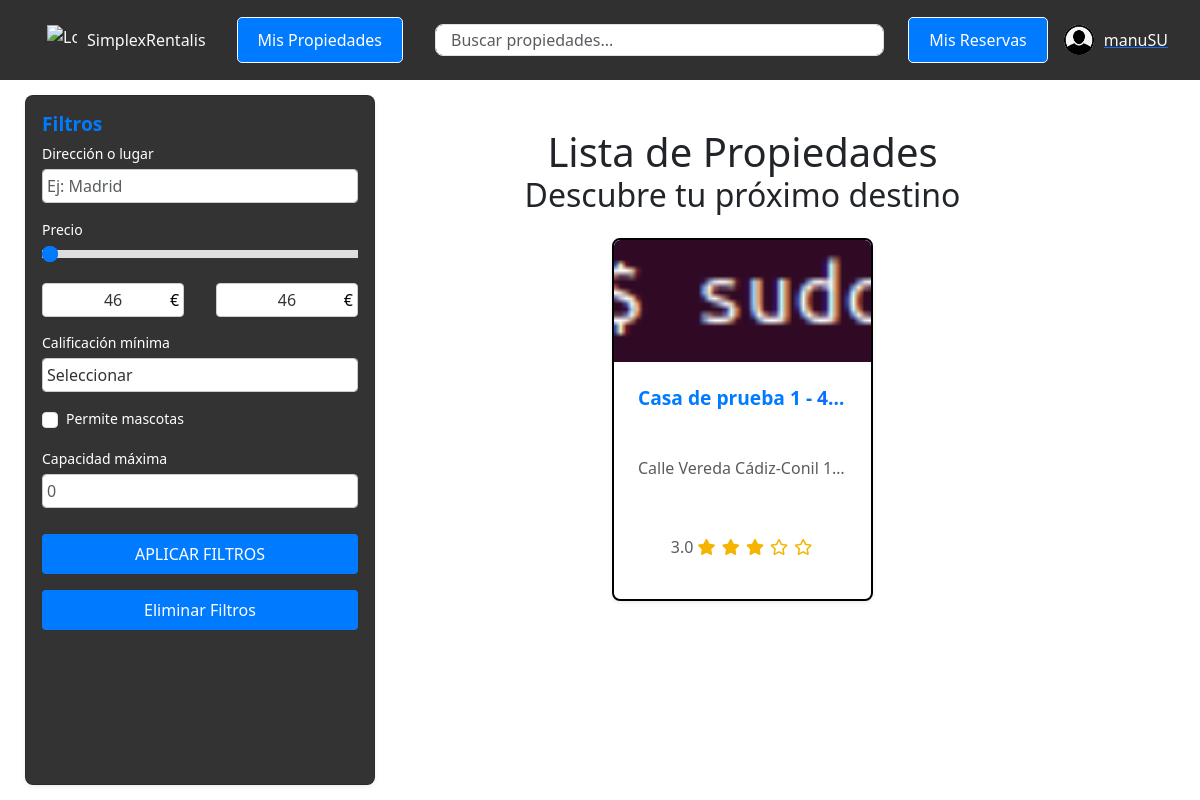
Page /propiedades/ (signed in) on the committed database.
### SimplexRentalisAPP/models.py (models this page shows, shortened)
class User(AbstractUser):
    email = models.EmailField(unique=True, max_length=254)
    telefono = models.CharField(unique=True, max_length=15, blank=True, null=True)
    fecha_nacimiento = models.DateField(null=True, blank=True)
    genero = models.CharField(
        max_length=10,
        choices=[('masculino', 'Masculino'), ('femenino', 'Femenino'), ('otro', 'Otro')],
        blank=True,
        null=True
    )
    identidad_usuario = models.OneToOneField(
        'IdentidadUsuario',
        on_delete=models.SET_NULL,
        null=True,
        blank=True,
        related_name='usuario_asociado'
    )
    avatar = models.ImageField(
        upload_to='avatars/',
        null=True,
        blank=True,
        default='defaults/default_avatar.png'
    )
    es_propietario = models.BooleanField(default=False)
    ultimo_acceso = models.DateTimeField(null=True, blank=True)
    groups = models.ManyToManyField(
        'auth.Group',
        related_name='custom_user_groups',
        blank=True
    )
    user_permissions = models.ManyToManyField(
        'auth.Permission',
        related_name='custom_user_permissions',
        blank=True
    )

class Propiedades(models.Model):
    id = models.AutoField(primary_key=True)
    nombre = models.CharField(max_length=100, blank=False, null=False)
    descripcion = models.TextField(max_length=3000, blank=True, null=True)
    direccion = models.ForeignKey('Direcciones', on_delete=models.CASCADE, related_name='propiedades')
    precio_noche = MoneyField(max_digits=10, decimal_places=2, blank=False, null=False, default_currency='EUR')
    propietario = models.ForeignKey('User', on_delete=models.CASCADE, related_name='propiedades', blank=False, null=False)
    calificacion = models.DecimalField(
        default=3.0,
        blank=False,
        null=False,
        max_digits=3,
        validators=[MinValueValidator(1), MaxValueValidator(5)],
        decimal_places=1
    )
    permite_mascotas = models.BooleanField(default=False)
    en_mantenimiento = models.BooleanField(default=False)
    capacidad_maxima = models.IntegerField(default=1, blank=False, null=False)
    cantidad_banos = models.IntegerField(default=1, blank=False, null=False)
    cantidad_dormitorios = models.IntegerField(default=1, blank=False, null=False)
    galeria = models.ForeignKey('Galeria', on_delete=models.CASCADE, related_name='propiedades_galeria', blank=True, null=True)
    class Meta:
        constraints = [
            models.UniqueConstraint(fields=['direccion', 'propietario'], name='unique_direccion_propietario')
        ]

class Direcciones(models.Model):
    id = models.AutoField(primary_key=True)  # Campo id declarado explícitamente
    calle = models.CharField(max_length=255)
    numero_casa = models.CharField(max_length=20, blank=False, null=False)
    numero_puerta = models.CharField(max_length=20, blank=True, null=True)
    codigo_postal = models.CharField(max_length=20, blank=False, null=False)
    ciudad = models.CharField(max_length=100)
    co_autonoma = models.CharField(max_length=100)
    provincia = models.CharField(max_length=100)
    pais = models.CharField(max_length=100)
    latitud = models.FloatField(null=True, blank=True)
    longitud = models.FloatField(null=True, blank=True)
    def __str__(self):
        return f"{self.calle} {self.numero_casa}, {self.ciudad}"

### SimplexRentalisAPP/views.py (the view)
# urls.py: path('propiedades/', views.propiedades, name='propiedades'),
def propiedades(request):
    query = request.GET.get('q')
    direccion = request.GET.get('direccion')
    precio_min = request.GET.get('precio_min')
    precio_max = request.GET.get('precio_max')
    calificacion = request.GET.get('calificacion')
    permite_mascotas = request.GET.get('permite_mascotas')
    capacidad_maxima = request.GET.get('capacidad_maxima')
    precio_minimo = Propiedades.objects.aggregate(min_precio=Min('precio_noche'))['min_precio'] or 0
    precio_maximo = Propiedades.objects.aggregate(max_precio=Max('precio_noche'))['max_precio'] or 10000
    form = FiltroPropiedadesForm(request.GET)
    propiedades = Propiedades.objects.prefetch_related('gallery_images').filter(en_mantenimiento=False)
    if query:
        propiedades = propiedades.filter(
            Q(nombre__icontains=query) | Q(direccion__icontains=query)
        )
    if form.is_valid():
        if direccion:
            propiedades = propiedades.filter(direccion__icontains=direccion)
        if precio_min:
            propiedades = propiedades.filter(precio_noche__gte=precio_min)
        if precio_max:
            propiedades = propiedades.filter(precio_noche__lte=precio_max)
        if calificacion:
            propiedades = propiedades.filter(calificacion__gte=int(calificacion))
        if permite_mascotas:
            propiedades = propiedades.filter(permite_mascotas=(permite_mascotas == 'True'))
        if capacidad_maxima:
            propiedades = propiedades.filter(capacidad_maxima__gte=capacidad_maxima)  # Usar `gte` para capacidad máxima
    for propiedad in propiedades:
        portada = propiedad.gallery_images.filter(portada=True).order_by('id').first()
        if not portada:
            portada = propiedad.gallery_images.order_by('id').first()
        propiedad.portada = portada.imagen.url if portada else "/static/images/default_property.jpg"
    if 'precio_max' not in request.GET:
        form.fields['precio_max'].initial = precio_maximo
    if 'precio_min' not in request.GET:
        form.fields['precio_min'].initial = precio_minimo
    context = {
        'propiedades': propiedades,
        'form': form,
        'precio_minimo': precio_minimo,
        'precio_maximo': precio_maximo,
        'query': query
    }
    return render(request, 'SimplexRentalisAPP/propiedades_list.html', context)

### SimplexRentalisAPP/templates/SimplexRentalisAPP/propiedades_list.html (shortened to what this page needs)
{% extends 'base.html' %}
{% load static %}
{% block content %}
<div class="container mt-5">
    <div class="row">
        <div class="col-md-3 mb-4">
            <div class="card shadow-sm rounded-3 p-3 fixed-left no-animation">
                <h5 class="card-title">Filtros</h5>
                <form id="filtroForm" method="get" action="{% url 'propiedades' %}">
                    <div class="mb-3">
                        <label for="direccion" class="form-label">Dirección o lugar</label>
                        <input type="text" class="form-control" id="direccion" name="direccion" placeholder="Ej: Madrid" value="{{ request.GET.direccion }}">
                    </div>
                    <label for="minPrice" class="form-label">Precio</label>
                    <div class="slider-container">
                        <div class="range-slider">
                            <input type="range" id="minPrice" name="precio_min" min="{{ precio_minimo }}" max="{{ precio_maximo }}"
                            value="{{ request.GET.precio_min|default:precio_minimo }}" oninput="updatePriceValues()" class="slider thumb-lower">
                            <input type="range" id="maxPrice" name="precio_max" min="{{ precio_minimo }}" max="{{ precio_maximo }}"
                            value="{{ request.GET.precio_max|default:precio_maximo }}" oninput="updatePriceValues()" class="slider">
                        </div>
                        <div class="price-range">
                            <div style="position: relative; width: 45%;">
                                <input type="text" id="minPriceValue" value="{{ request.GET.precio_min|default:precio_minimo }}">
                                <span>€</span>
                            </div>
                            <div style="position: relative; width: 45%;">
                                <input type="text" id="maxPriceValue" value="{{ request.GET.precio_max|default:precio_maximo }}">
                                <span>€</span>
                            </div>
                        </div>
                    </div>
                    <div class="mb-3">
                        <label for="calificacion" class="form-label">Calificación mínima</label>
                        <select class="form-control" id="calificacion" name="calificacion">
                            <option value="">Seleccionar</option>
                        </select>
                    </div>
                    <div class="mb-3 form-check">
                        <input type="checkbox" class="form-check-input" id="permite_mascotas" name="permite_mascotas" {% if request.GET.permite_mascotas %}checked{% endif %}>
                        <label class="form-check-label" for="permite_mascotas">Permite mascotas</label>
                    </div>
                    <div class="mb-3">
                        <label for="capacidad_maxima" class="form-label">Capacidad máxima</label>
                        <input type="number" class="form-control" id="capacidad_maxima" name="capacidad_maxima" placeholder="0" value="{{ request.GET.capacidad_maxima }}">
                    </div>
                    <button type="submit" class="btn btn-primary w-100">Aplicar Filtros</button>
                    <button type="button" class="btn btn-secondary w-100 mt-3" id="eliminarFiltrosBtn">Eliminar Filtros</button>
                </form>
            </div>
        </div>
        <div class="col-md-9">
            <div class="position-relative mb-4">
                <h1 class="text-center m-0">{% if query %}Resultados de Búsqueda{% else %}Lista de Propiedades{% endif %}</h1>
                <h2 class="text-center m-0">{% if query %}Tu próximo destino segun tus indicaciones{% else %}Descubre tu próximo destino{% endif %}</h2>
            </div>
            <div class="row justify-content-center">
                {% if propiedades %}
                    {% for propiedad in propiedades %}
                    <div class="col-12 col-md-6 col-lg-4 mb-4 d-flex align-items-stretch">
                        <div class="propiedad-card-wrapper position-relative">
                            <a href="{% url 'propiedad_detallada' propiedad.pk %}" class="text-decoration-none">
                                <div class="card propiedad-card shadow-sm rounded-3 overflow-hidden" style="height: 100%; display: flex; flex-direction: column;">
                                    <div class="card-image" style="height: 200px; overflow: hidden;">
                                        <img src="{{ propiedad.portada }}" class="img-fluid rounded-top" alt="Imagen de {{ propiedad.nombre }}" style="width: 100%; height: 100%; object-fit: cover;">
                                    </div>
                                    <div class="card-body p-4" style="flex-grow: 1;">
                                        <h5 class="card-title text-truncate">{{ propiedad.nombre }} - <span class="text-primary">{{ propiedad.precio_noche }}€</span></h5>
                                        <p class="card-text text-muted text-truncate">{{ propiedad.direccion }}</p>
                                        <p class="text-muted">
                                            {{ propiedad.calificacion|default:"-" }}
                                            <span class="stars">
                                                {% for i in "12345" %}
                                                    {% if forloop.counter <= propiedad.calificacion %}
                                                        <i class="fas fa-star"></i>
                                                    {% else %}
                                                        <i class="far fa-star"></i>
                                                    {% endif %}
                                                {% endfor %}
                                            </span>
                                        </p>
                                    </div>
                                </div>
                            </a>
                        </div>
                    </div>
                    {% endfor %}
                {% else %}
                    <p class="text-center text-muted">No hay propiedades que coincidan con los filtros.</p>
                {% endif %}
            </div>
        </div>
    </div>
</div>
{% endblock %}

### SimplexRentalisAPP/templates/base.html (shortened to what this page needs)
<!DOCTYPE html>
<html lang="es">
<head>
  {% load static %}
  <link href="https://cdn.jsdelivr.net/npm/bootstrap@5.3.0-alpha3/dist/css/bootstrap.min.css" rel="stylesheet">
  <link rel="stylesheet" href="{% static 'css/style.css' %}">
  <link rel="stylesheet" href="https://cdnjs.cloudflare.com/ajax/libs/font-awesome/5.15.4/css/all.min.css">
</head>
<body>
  <div class="navbar">
    <div class="container-fluid d-flex justify-content-between align-items-center">
      <div class="d-flex align-items-center">
        <a href="/" class="menu-item text-light d-flex align-items-center me-3">
          <img src="{% static 'defaults/logo.png' %}" alt="Logo" style="width: 30px; height: 30px; margin-right: 10px;">
          SimplexRentalis
        </a>
        {% if user.is_authenticated %}
        {% if user.es_propietario %}
          <a href="/mis_propiedades/" class="btn btn-outline-light me-3">Mis Propiedades</a>
        {% endif %}
        {% endif %}
      </div>
      <form class="d-flex flex-grow-1 mx-3" action="{% url 'propiedades' %}" method="GET">
        <input class="form-control me-2" type="search" placeholder="Buscar propiedades..." aria-label="Search" name="q" style="flex-grow: 1; width: 300px; height: 30px;">
      </form>
      <div class="d-flex align-items-center">
        {% if user.is_authenticated %}
          <a href="/mis_reservas/" class="btn btn-outline-light me-3">Mis Reservas</a>
        {% endif %}
        <div id="userMenu" class="position-relative">
          {% if user.is_authenticated %}
            <a href="#" class="d-flex align-items-center" id="userDropdown" data-bs-toggle="dropdown" aria-expanded="false">
              {% if user.avatar %}
                <img src="{{ user.avatar.url }}" alt="Avatar" class="rounded-circle" style="width: 30px; height: 30px; margin-right: 10px;">
              {% else %}
                <img src="/media/defaults/default_avatar.png" alt="Avatar" class="rounded-circle" style="width: 30px; height: 30px; margin-right: 10px;">
              {% endif %}
              <span class="text-light">{{ user.username }}</span>
            </a>
          {% else %}
            <button class="btn btn-outline-light btn-login" data-bs-toggle="modal" data-bs-target="#loginModal">Iniciar Sesión</button>
          {% endif %}
        </div>
      </div>
    </div>
  </div>
  <div id="main-content">
    {% block content %}
    {% endblock %}
  </div>

### rows in the picture
User: username "manuSU"
Propiedades: nombre "Casa de prueba 1", precio_noche "4…", direccion "Calle Vereda Cádiz-Conil 1…", calificacion "3.0"
